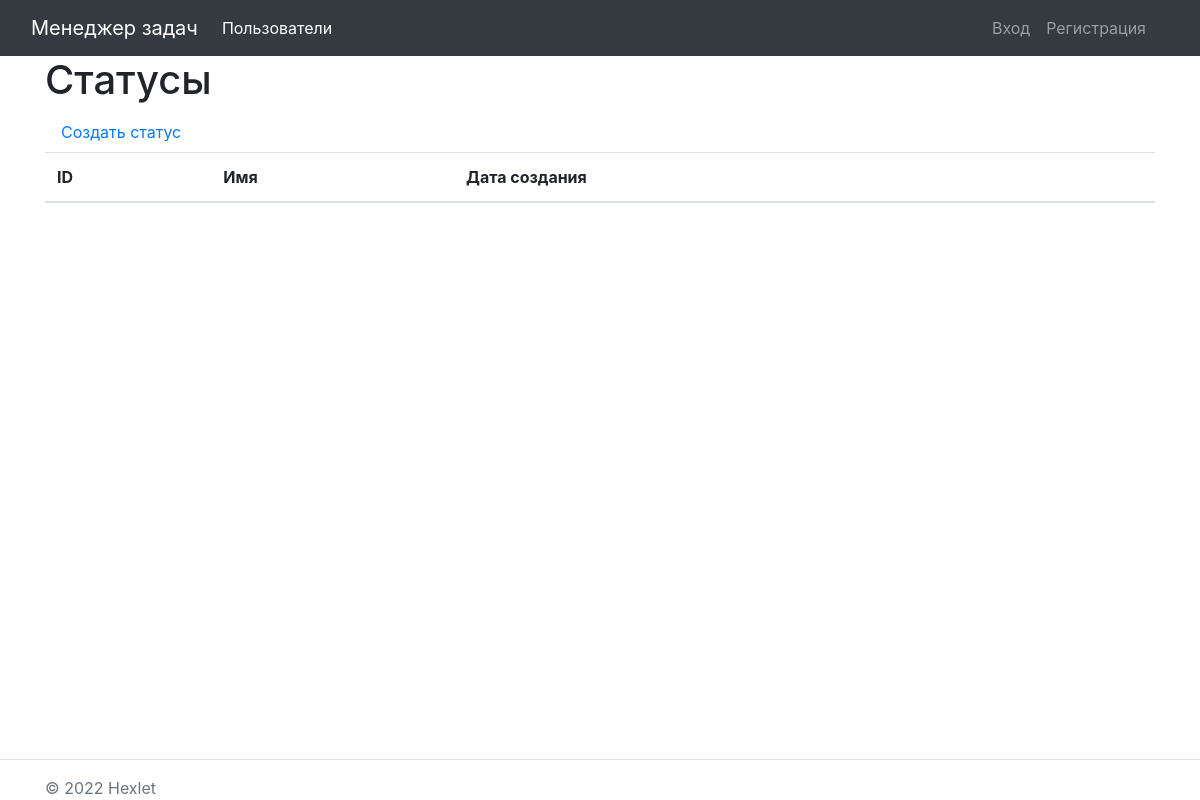
Page /statuses/ on the earlier database version.
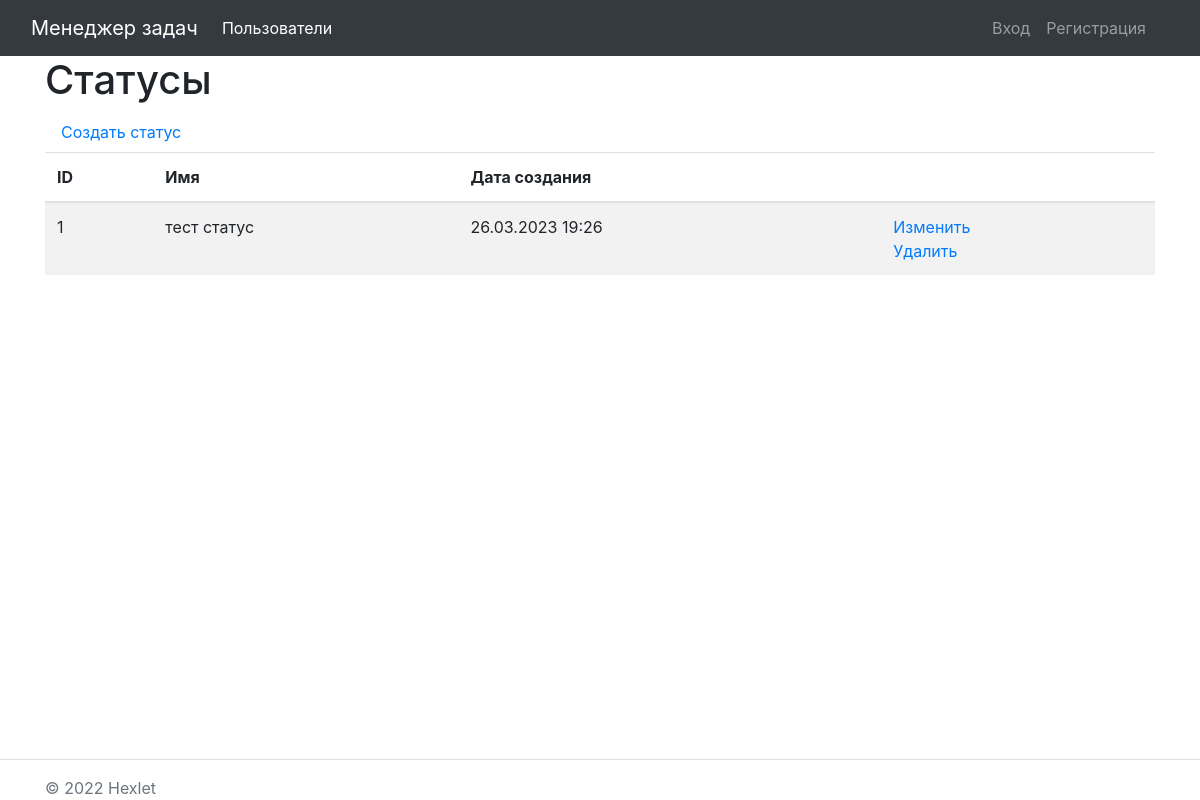
Same page on the later database version.
### task_manager/statuses/models.py (models this page shows, shortened)
class Status(models.Model):
    name = models.CharField(max_length=130, unique=True, verbose_name="Имя")
    creatad_at = models.DateTimeField(auto_now=True)
    class Meta:
        verbose_name = _('Статус')
        verbose_name_plural = _('Статусы')

### task_manager/statuses/views.py (the view)
# urls.py: path('', StatusListView.as_view(), name='status_list')
class StatusListView(ListView):
    model = Status
    tempalte_name = 'statuses/list.html'

### task_manager/statuses/templates/statuses/status_list.html
{% extends 'base.html' %}
{% load i18n %}
{% block content %}
    <h1>Статусы</h1>
    <a class="nav-link" href="/statuses/create/">{% translate 'Создать статус' %}</a>
    <table class="table table-striped">
        <thead>
            <tr>
                <th>ID</th>
                <th>Имя</th>
                <th>Дата создания</th>
                <th></th>
            </tr>
        </thead>
        <tbody>
            {% for status in object_list %}
            <tr>
                <td>{{ status.id }}</td>
                <td>{{ status.name }}</td>
                <td>{{ status.creatad_at|date:"d.m.Y H:i" }}</td>
                <td>
                    <a href="{% url 'status_update' status.id %}">{% translate 'Изменить' %}</a>
                    <br>
                    <a href="{% url 'status_delete' status.id %}">{% translate 'Удалить' %}</a>
                </td>
            </tr>
            {% endfor %}
        </tbody>
    </table>
{% endblock content %}

Differences in the rows shown:
added Status: id "1", name "тест статус", creatad_at "26.03.2023 19:26"
